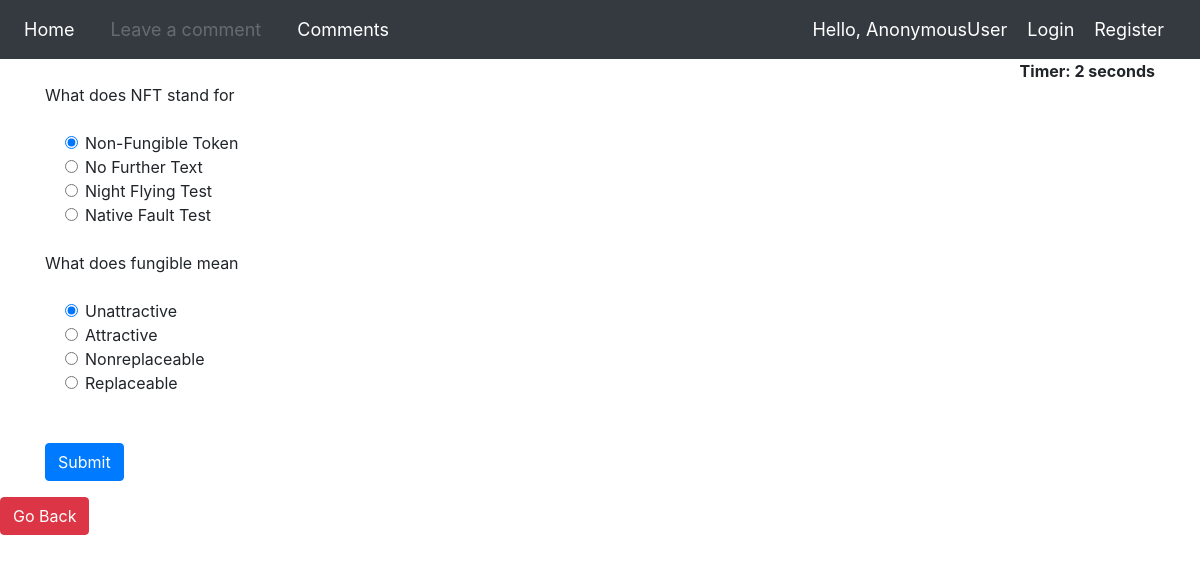
/nfts_quiz/, run on the app's committed database.
### nft/models.py (models this page shows, shortened)
class NFTSQuesModel(models.Model):
    question = models.CharField(max_length=200,null=True)
    op1 = models.CharField(max_length=200,null=True)
    op2 = models.CharField(max_length=200,null=True)
    op3 = models.CharField(max_length=200,null=True)
    op4 = models.CharField(max_length=200,null=True)
    ans = models.CharField(max_length=200,null=True)

### nft/views.py (the view)
# urls.py: path('nfts_quiz/',views.NftsQuizView,name="NftsQuiz"),
def NftsQuizView(request):
    if request.method == 'POST':
        questions=NFTSQuesModel.objects.all()
        score=0
        wrong=0
        correct=0
        total=0
        for q in questions:
            total+=1
            print(q.ans)
            print(request.POST[q.question])
            if q.ans ==  request.POST.get(q.question):
                score+=10
                correct+=1
            else:
                wrong+=1
        percent = score/(total*10) *100
        context = {
            'score':score,
            'time': request.POST.get('timer'),
            'correct':correct,
            'wrong':wrong,
            'percent':percent,
            'total':total
        }
        return render(request,'nft/result.html',context)
    else:
        questions=NFTSQuesModel.objects.all()
        context = {
            'questions':questions
        }
        return render(request,'nft/quizNfts.html',context)

### nft/templates/nft/quizNfts.html
{% extends 'quiz.html' %}
{% block content %}
{% load static %}
<a href='{% url 'what' %}' class="btn btn-danger" role="button" aria-pressed="true">Go Back</a>
{% endblock %}

### templates/quiz.html (shortened to what this page needs)
{% load static %}
<html>
    <head>
        <link rel="stylesheet" href="https://stackpath.bootstrapcdn.com/bootstrap/4.5.0/css/bootstrap.min.css">
    </head>
    <body>
        {% include 'navbar.html' %}
        <div class="container ">
            <div align="right " id="displaytimer"><b>Timer: 0 seconds</b></div>
             <form method='post' action=''>
                {% for q  in questions%}
                <div class="form-group">
                  <label for="question">{{q.question}}</label>
                </div>
                <div class="form-check">
                    <div class="form-check">
                        <input class="form-check-input" type="radio" name="{{q.question}}" id="gridRadios1" value="{{q.op1}}" checked>
                        <label class="form-check-label" for="gridRadios1">
                            {{q.op1}}
                        </label>
                    </div>
                    <div class="form-check">
                        <input class="form-check-input" type="radio" name="{{q.question}}" id="gridRadios2" value="{{q.op2}}">
                        <label class="form-check-label" for="gridRadios2">
                            {{q.op2}}
                        </label>
                    </div>
                    <div class="form-check">
                        <input class="form-check-input" type="radio" name="{{q.question}}" id="gridRadios1" value="{{q.op3}}">
                        <label class="form-check-label" for="gridRadios1">
                            {{q.op3}}
                        </label>
                    </div>
                    <div class="form-check">
                        <input class="form-check-input" type="radio" name="{{q.question}}" id="gridRadios2" value="{{q.op4}}">
                        <label class="form-check-label" for="gridRadios2">
                            {{q.op4}}
                        </label>
                    </div>
                    <br>
                </div>
                {% endfor %}
                <br>
                <button type="submit" class="btn btn-primary">Submit</button>
              </form>
            </div>
        {% block content %}
        {% endblock %}
        <br>
    </body>
</html>

### data on the page
NFTSQuesModel: question "What does NFT stand for", op1 "Non-Fungible Token", op2 "No Further Text", op3 "Night Flying Test", op4 "Native Fault Test"
NFTSQuesModel: question "What does fungible mean", op1 "Unattractive", op2 "Attractive", op3 "Nonreplaceable", op4 "Replaceable"

### other printed values
{{ request.user }} "AnonymousUser"
